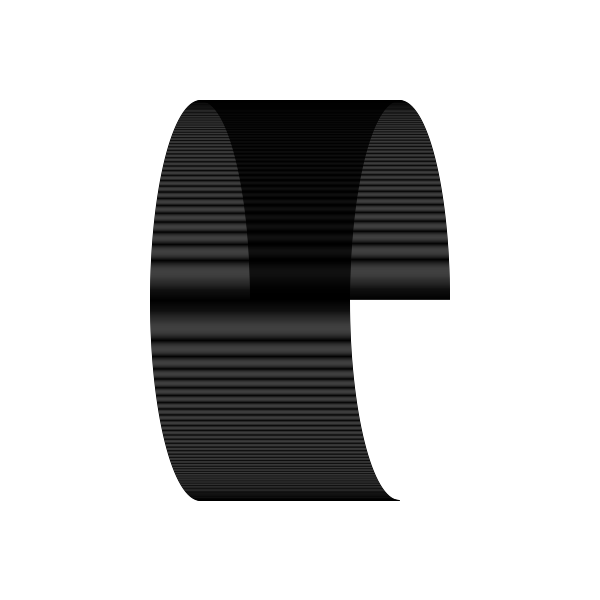
Frame 1 (no input)
Frame 60 (the mouse pressed at the canvas centre just before this capture): identical to frame 1, image omitted
Frame 120 (the mouse held since frame 60 and released just before this capture): identical to frame 1, image omitted

The Processing sketch that drew this single still picture (run headless with seeded random() and noise(); from frame 60 on, the mouse is pressed at the canvas centre):

// Processing sketch: w3_e1_arc
// ── w3_e1_arc.pde
float a = 100;
float b = 400;

void setup(){
  size(600,600);
  noFill();
}

void draw(){
  background(255);
  for(int i = 0; i < 200; i++){
    arc(200+i, 300, a, b, HALF_PI,TWO_PI);
  }
}
